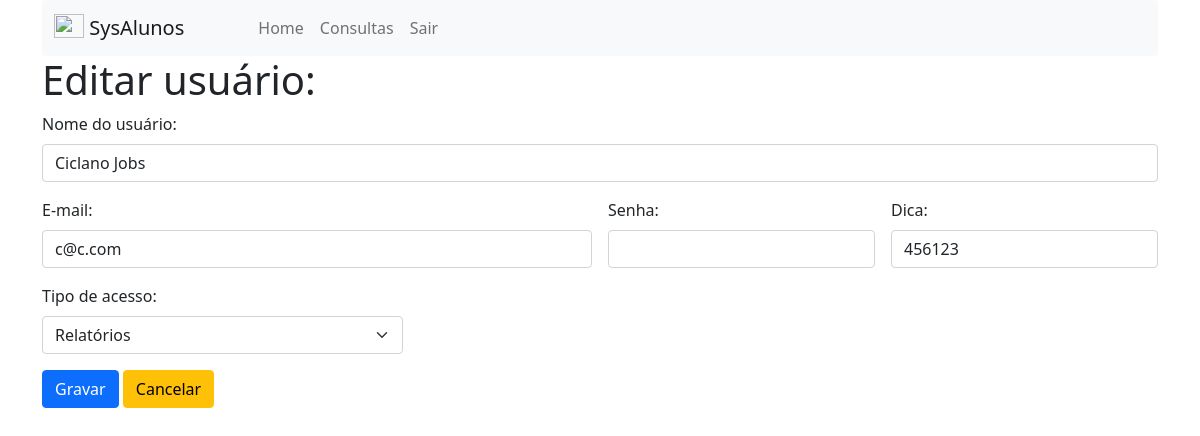
Page /usuarios_edit.php?idUsuario=4 (signed in) on the committed database.
### tables this page shows
CREATE TABLE `usuarios` (
  `idusuarios` int unsigned NOT NULL AUTO_INCREMENT,
  `nome` varchar(100) NOT NULL,
  `login` varchar(30) NOT NULL,
  `senha` varchar(30) NOT NULL,
  `dica` varchar(30) NOT NULL,
  `email` varchar(100) NOT NULL,
  `tipoacesso` int unsigned NOT NULL DEFAULT '1' COMMENT '0 Admin; 1 Usuario consulta; 2 usuario relatorio',
  PRIMARY KEY (`idusuarios`)
);

### usuarios_edit.php (the view, shortened to what this page needs)
<?php
    require_once("conexao.php");
    $tipoAcesso = $_SESSION["tipo_acesso"];
    $idUsuario = $_GET["idUsuario"];
?>
<!DOCTYPE html>
<html lang="pt-br">
<head>
    <link href="css/bootstrap.min.css" rel="stylesheet">
</head>
<body>
    <div class="container">
        <nav class="navbar navbar-expand-lg navbar-light bg-light rounded">
            <div class="container-fluid">
                <a class="navbar-brand" href="#">
                    <img src="img/studentmeets_4873.png" alt="" width="30" height="24" class="d-inline-block align-text-top">
                    SysAlunos
                </a>
            <div class="collapse navbar-collapse" id="navbarSupportedContent">
                    <ul class="navbar-nav me-auto mb-2 mb-lg-0" style="margin-left: 50px;">
                        <li class="nav-item">
                            <a class="nav-link" aria-current="page" href="admin.php">Home</a>
                        </li>
                        <?php
                            $mnuConsultas  = "<li class='nav-item'><a class='nav-link' href='#'>Consultas</a></li>";
                            if($tipoAcesso == 0 || $tipoAcesso == 1){
                                echo $mnuConsultas;
                            }
                        ?>
                        <li class="nav-item">
                            <a class="nav-link" href="logout.php">Sair</a>
                        </li>
                    </ul>
                </div>
            </div>
        </nav>
        <?php
            $NomeUsuario = "";
            $Email       = "";
            $Senha       = "";
            $Dica        = "";
            $TipoAcesso  = "";
            if($idUsuario == 0) {
            echo "<h1>Novo usuário:</h1>";
            }else{
                echo "<h1>Editar usuário:</h1>";
                $sql = "SELECT nome, email, senha, dica, tipoacesso
                        FROM usuarios WHERE idusuarios = $idUsuario";
                $resp = mysqli_query($conexao_bd, $sql);
                if($rows=mysqli_fetch_row($resp)){
                    $NomeUsuario = $rows[0];
                    $Email       = $rows[1];
                    $Dica        = $rows[3];
                    $TipoAcesso  = $rows[4];
                }
            }
        ?>
        <form class="row g-3" method="post" action="usuarios_gravar.php">
            <div class="col-12">
                <label for="txtNome" class="form-label">Nome do usuário:</label>
                <input type="text" class="form-control" id="txtNome" name="txtNome"
                placeholder="Nome do usuário" value="<?php echo $NomeUsuario; ?>">
            </div>
            <div class="col-md-6">
                <label for="txtEmail" class="form-label">E-mail:</label>
                <input type="email" class="form-control" id="txtEmail" name="txtEmail"
                placeholder="nome@nome.com" value="<?php echo $Email; ?>">
            </div>
            <div class="col-md-3">
                <label for="txtSenha" class="form-label">Senha:</label>
                <input type="password" class="form-control" id="txtSenha" name="txtSenha"
                value="<?php echo $Senha; ?>">
            </div>
            <div class="col-3">
                <label for="txtDica" class="form-label">Dica:</label>
                <input type="text" class="form-control" id="txtDica" name="txtDica"
                    placeholder="Dica da senha" value="<?php echo $Dica; ?>">
            </div>
            <div class="col-md-4">
                <label for="chkTipoAcesso" class="form-label">Tipo de acesso:</label>
                <select id="chkTipoAcesso" class="form-select" name="chkTipoAcesso">
                    <?php
                    if($idUsuario == 0) {
                        echo "<option value='X' selected>Selecione uma opção</option>";
                        echo "<option value='0' >Administrador</option>";
                        echo "<option value='1' >Consultas</option>";
                        echo "<option value='2' >Relatórios</option>";
                    }else{
                        $selected[0] = "";
                        $selected[1] = "";
                        $selected[2] = "";
                        switch($TipoAcesso){
                            case 2: $selected[2] = "selected"; break;
                        }
                        echo "<option value='2' $selected[2]>Relatórios</option>";
                    }
                    ?>
                </select>
            </div>
            <div class="col-12">
                <button type="submit" class="btn btn-primary">Gravar</button>
                <a class="btn btn-warning" href="usuarios_list.php"
                    role="button">Cancelar</a>
            </div>
        </form>
    </div>
</body>
</html>

### rows in the picture
usuarios: txtNome "Ciclano Jobs", txtEmail "c@c.com", txtDica "456123"
